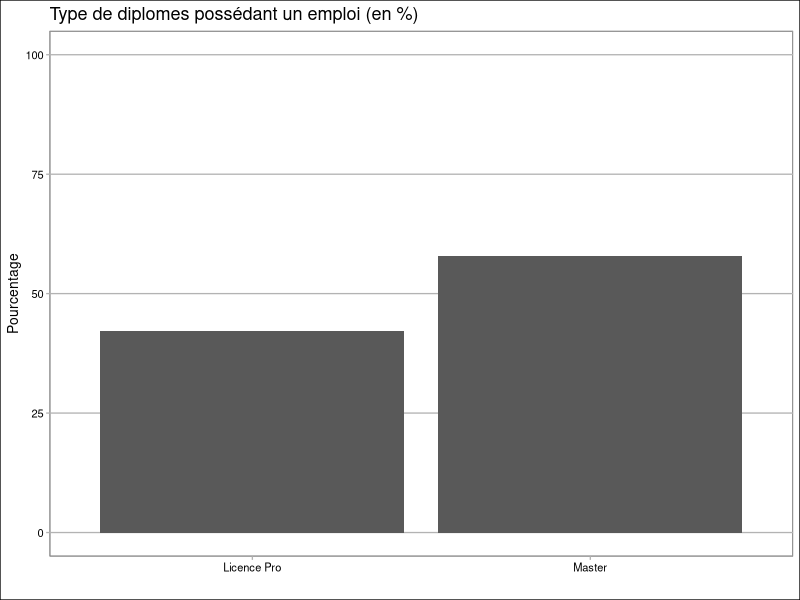
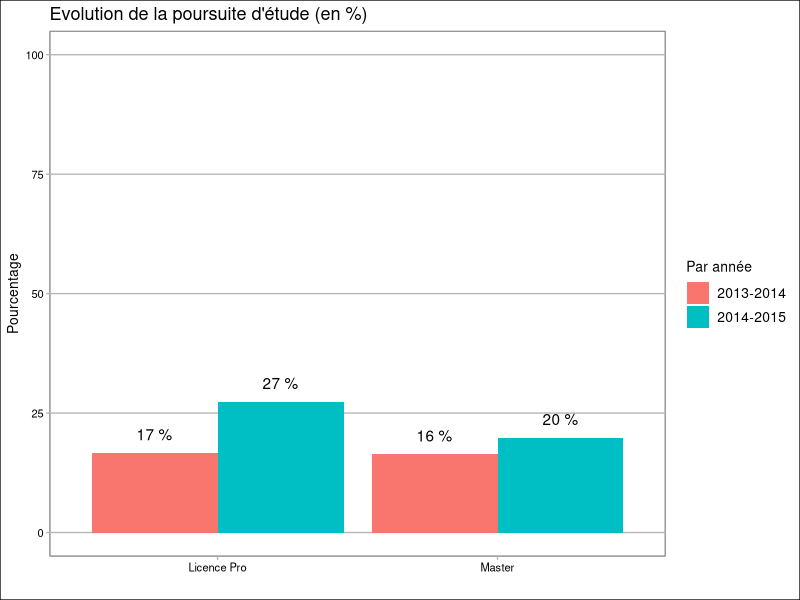

The R source for these figures, in order: (Note: this script raises an error after producing the figures.)
library(ggplot2)
library(ggthemes)

GetPercentLabels <-function(val, digits = 0){
  pr<- paste(round(val, digits), "%")
  return(pr)
}
#on crée une fonction pourcentage afin de faciliter le calcule de pourcentage
pourcentage<- function(tableau, sub){
  pr<- round((nrow(sub)*100)/nrow(tableau), digits = 2)
  return(pr)
}

n<-200 #taille des donees a generer

# 18 mois
q4_3 <- sample(1:3, size=n,prob=c(0.84, 0.05, 0.11), replace= TRUE) # Possède un emploi ou pas
q6_5 <- sample(1:13, size=n, replace= TRUE) # Type d'emploi
q6_6r<- sample(2:7, size=n, replace = TRUE) # Niveau d'emploi (ex: Cadre, Ingénieur, etc)
q6_7 <- sample(1:2, size = n,prob=c(0.82, 0.18), replace = TRUE) # Temps partiel ou pleins
q6_14a<-sample(1:99, size=n, replace= TRUE) # Départements
q6_9 <- sample(13*10:20*10, size = n, replace = TRUE) #Salaire Net
q2_2<-  sample(1:3, size = n, prob = c(0.1, 0.08, 0.82), replace = TRUE) #boursier

code_diplome<-sample(c("Licence Pro", "Master"),prob = c(0.4, 0.6), size = n, replace= TRUE)
# consernant Q3
# Poursuite etude 1 = oui (master ou doctorat), 2 = formation autre et 3 = non
q3_1_1 <-sample(1:3, prob=c(0.1,0.05, 0.85), size = n, replace = TRUE) #Poursuite etude 2013-14
q3_1_2 <-sample(1:3, prob = c(0.2, 0.02, 0.78) ,size = n, replace = TRUE) #Poursuite etude 2014-15
#q4_1   <-sample(1:3, prob = c(0.3, 0.1, 0.6), size = n, replace = TRUE) #Poursuite etude 2015-16

#Type de parcour scolaire (j'imagine)
q2_4_1 <-sample(1:2, size = n, replace= TRUE) #ec commerce-gestion / BTS
q2_4_2 <-sample(1:2, size = n, replace= TRUE) #ec inge / DUT
q2_4_3 <-sample(1:2, size = n, replace= TRUE) #droit / Licence general
q2_4_4 <-sample(1:2, size = n, replace= TRUE) #medecine etc / Autre LP
q2_4_5 <-sample(1:2, size = n, replace= TRUE) #IEP / Master
q2_4_6 <-sample(1:2, size = n, replace= TRUE) #M2 different du M1 / Autre
q2_4_7 <-sample(1:2, size = n, replace= TRUE) #autre diplome / aucun



# 30 mois
q7_1 <- sample(1:3, size=n, prob=c(0.75, 0.20, 0.05),replace= TRUE) # Possède un emploi ou non
q8_1 <- sample(1:13, size=n, replace= TRUE) # Type d'emploi
q8_2r<- sample(2:7, size= n, replace = TRUE) # Niveau d'emploi (ex: Cadre, Ingénieur, etc)
q8_3<- sample(1:2, size = n,prob=c(0.71, 0.29), replace = TRUE) # Temps partiel ou pleins
dep30 <- sample(1:99, size = n, replace = TRUE) # Non présent dans le questionaire
q8_5<-sample(13*10:20*10, size = n, replace = TRUE) # Salaire Net
boursier30<-sample(1:3, size = n, prob = c(0.1, 0.08, 0.82), replace = TRUE) # Boursier Non present dans le questionnaire


c_sexe<-sample(c("h", "f"), n, prob=c(0.54, 0.46), replace=TRUE) #Definition de sexes

# Data frame avec l'ensemble des donnees
universite <- data.frame(q4_3 , q6_5, q6_6r, q6_7, q7_1, q8_1, q3_1_1, q3_1_2, q8_2r, code_diplome, q8_3, c_sexe, q6_14a, dep30 , q6_9, q8_5, q2_2, boursier30, q2_4_1, q2_4_2, q2_4_3, q2_4_4, q2_4_5, q2_4_6, q2_4_7)

#On utilise subset afin de filtrer les données et travailler sur ceux qui ont un emploi
insertion<-subset(universite, q4_3 == 1)
insertion2<-subset(universite, q7_1 == 1)
stable<-subset(insertion, q6_5 == 1 | q6_5 == 2 | q6_5 == 3)
stable2<-subset(insertion2, q8_1 == 1 | q8_1 == 2 | q8_1 == 3)
niveauEmploi<-subset(insertion, q6_6r == 2 | q6_6r == 4)
niveauEmploi2<-subset(insertion2, q8_2r == 2 | q8_2r == 4)
tempsPlein<-subset(insertion, q6_7 == 1)
tempsPlein2<-subset(insertion2, q8_3 == 1)

emploiMaster<-subset(insertion, insertion$code_diplome == "Master")
emploiLP<- subset(insertion, insertion$code_diplome == "Licence Pro")

dipMaster  <- subset(universite, code_diplome=="Master")
dipLP <- subset(universite, code_diplome=="Licence Pro")

poursuiteMaster <-subset(dipMaster, q3_1_1 != 3) #13-14
poursuiteMaster2 <-subset(dipMaster, q3_1_2 != 3) #14-15

poursuiteLic <-subset(dipLP, q3_1_1 != 3) #13-14
poursuiteLic2 <-subset(dipLP, q3_1_2 != 3) #14-15


x<-c("Master","Licence Pro")
y<-(c(pourcentage(insertion, emploiMaster), pourcentage(insertion, emploiLP)))
ne<- data.frame(x,y)
plot<- ggplot(ne, aes(x=factor(x), y = y/sum(y)*100)) + geom_bar(stat="identity")+
  labs(title="Type de diplomes possédant un emploi (en %)", x="", y="Pourcentage")+
  ylim(c(0,100)) + theme_calc() + scale_color_calc()
plot

a<-c(1,1,2,2)
b<-c(pourcentage(dipMaster, poursuiteMaster),
     pourcentage(dipMaster, poursuiteMaster2),
     pourcentage(dipLP, poursuiteLic),
     pourcentage(dipLP, poursuiteLic2))
c<-c("2013-2014","2014-2015","2013-2014", "2014-2015")
poursuiteDF<-data.frame(a,b,c)
poursuiteDF$labelX<-ifelse(poursuiteDF$a ==1, "Master", "Licence Pro")
poursuiteDF$labelY<-GetPercentLabels(poursuiteDF$b)
print(poursuiteDF)
plotPoursuite<- ggplot(poursuiteDF, aes(x=factor(labelX), y = b, fill = c)) + geom_bar(stat="identity", position = position_dodge())+
  labs(title="Evolution de la poursuite d'étude (en %)", x="", y="Pourcentage", fill="Par année")+
  geom_text(aes(label = poursuiteDF$labelY, y = b + 0.15),position = position_dodge(0.9), vjust = -1)+
  ylim(c(0,100)) + theme_calc() + scale_color_calc()
plotPoursuite

plot <- ggplot(dfPlot, aes(x=factor(dfPlot$date), y=dfPlot$y, fill=factor(dfPlot$fill)))+ 
  geom_bar(stat = "identity", position=position_dodge()) + 
  geom_text(aes(label = dfPlot$freq, y = dfPlot$y + 0.15),position = position_dodge(0.9), vjust = -1)+
  labs(title="Progression des conditions d’emploi (en %)", x="", y="Pourcentage", fill="")+
  ylim(c(0,100))
plot<- plot + theme_calc() + scale_color_calc()
plot

x<-c(1, 1, 1, 2, 2, 2)
y<-c(pourcentage(insertion, stable),
     pourcentage(insertion, tempsPlein),
     pourcentage(insertion, niveauEmploi),
     pourcentage(insertion2, stable2),
     pourcentage(insertion2, tempsPlein2),
     pourcentage(insertion2, niveauEmploi2))
fill<-c("Emploi stable","Emploi à temps plein","Emploi cadre ou intermédiaires","Emploi stable","Emploi à temps plein","Emploi cadre ou intermédiaires")
dfPlot<-data.frame(x,y,fill)
dfPlot$date<-ifelse(dfPlot$x == 1, "18 mois après le diplome", "30 mois après le diplome")
dfPlot$freq<-GetPercentLabels(dfPlot$y)
dfPlot